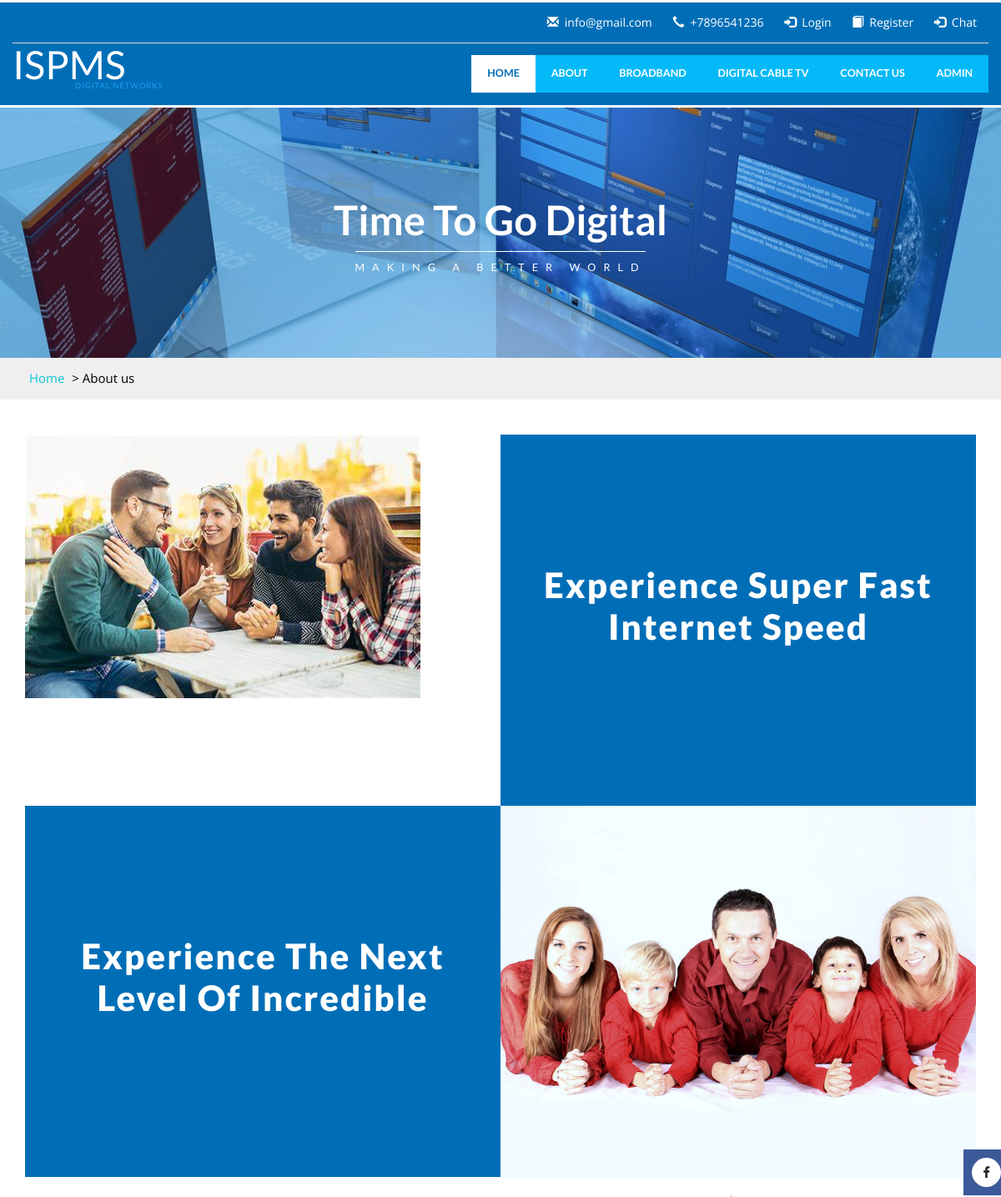
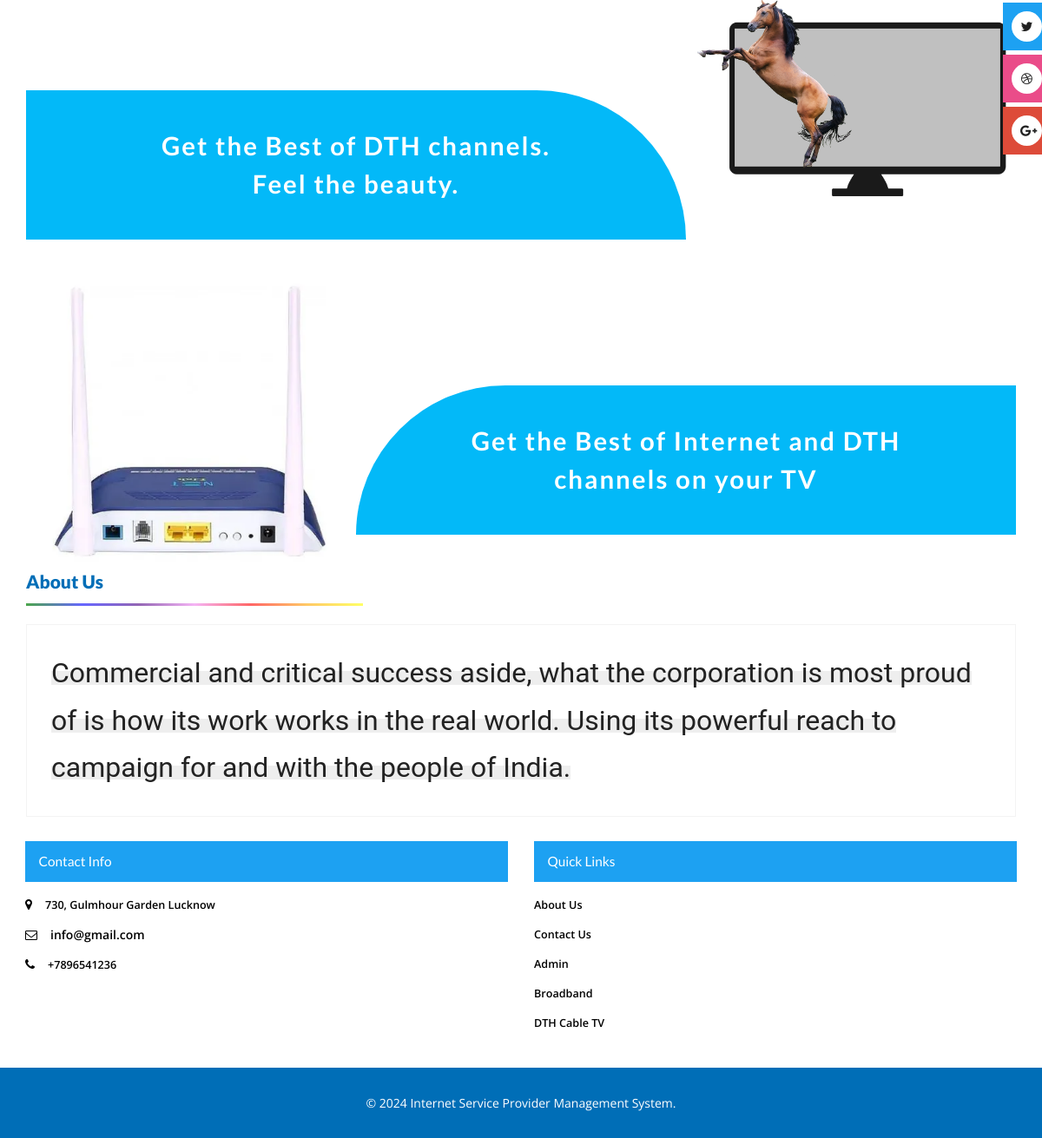
Page /about.php on the committed database (2 pictures, top to bottom).
### tables this page shows
CREATE TABLE `tblpage` (
  `ID` int(10) NOT NULL,
  `PageType` varchar(200) DEFAULT NULL,
  `PageTitle` mediumtext DEFAULT NULL,
  `PageDescription` mediumtext DEFAULT NULL,
  `Email` varchar(200) DEFAULT NULL,
  `MobileNumber` bigint(10) DEFAULT NULL,
  `UpdationDate` date DEFAULT NULL
);

### about.php (the view, shortened to what this page needs)
<?php
include('includes/dbconnection.php');
?>
<!DOCTYPE html>
<html>
<head>
    <link href="css/bootstrap.css" rel="stylesheet" type="text/css" media="all" />
	<link href="css/popuo-box.css" rel="stylesheet" type="text/css" media="all" />
    <link href="css/font-awesome.css" rel="stylesheet" type="text/css" media="all" />
    <link href="css/about.css" rel="stylesheet" type="text/css" media="all" />
    <link href="css/style.css" rel="stylesheet" type="text/css" media="all" />
</head>
<body>
<?php include_once('includes/header.php');?>
    <div class="w3ls-banner text-center">
        <div class="container">
            <h2 class="wthree-title">time to go digital</h2>
            <h3 class="wthree-subtitle">making a better world</h3>
        </div>
    </div>
    <div class="w3layouts-breadcrumbs text-center">
        <div class="container">
            <span class="agile-breadcrumbs"><a href="index.php">Home</a> > <span>About us</span></span>
        </div>
    </div>
    <div class="container">
        <div class="w3ls-section w3_agileits-about" id="services">
            <div class="main-about-w3ls-txt">
                <div class="col-md-6 col-sm-6 col-xs-6 agileinfo-about-img">
                    <img src="images/a4.jpg" class="img-responsive" alt="">
                </div>
                <div class="col-md-6 col-sm-6 col-xs-6 agileinfo-about-txt">
                    <h4 class="info">Experience super fast Internet speed</h4>
                </div>
            </div>
			 <div class="main-about-w3ls-txt">
                <div class="col-md-6 col-sm-6 col-xs-6 agileinfo-about-txt">
                    <h4 class="info">Experience the next level of incredible</h4>
                </div>
				<div class="col-md-6 col-sm-6 col-xs-6 agileinfo-about-img">
                    <img src="images/dth.jpg" class="img-responsive" alt="">
                </div>
            </div>
            <div class="main-about-w3ls">
                <div class="col-md-8 col-sm-8 col-xs-8 agileinfo-about abt-rad">
                    <h4 class="info">Get the Best of DTH channels.<br>Feel the beauty.</h4>
                </div>
                <div class="col-md-4 col-sm-4 col-xs-4 agileinfo-about-img abt-w3ls-btmimg">
                    <img src="images/p1.png" class="img-responsive" alt="">
                </div>
                <div class="col-md-4 col-sm-4 col-xs-4 agileinfo-about-img abt-w3ls-btmimg">
                    <img src="images/about2.png" class="img-responsive" alt="">
                </div>
                <div class="col-md-8 col-sm-8 col-xs-8 agileinfo-about">
                    <h4 class="info">Get the Best of Internet and DTH channels on your TV</h4>
                </div>
<div class="team agileits-w3layouts" id="team">
	<h4 class="w3ls-inner-title">About Us</h4>
		<div class="team-w3ls">
			<div class="col-md-12 col-sm-6 col-xs-6 team-grid w3_agileits">
				<?php
$sql="SELECT * from  tblpage where PageType='aboutus'";
$query = $dbh -> prepare($sql);
$query->execute();
$results=$query->fetchAll(PDO::FETCH_OBJ);
$cnt=1;
if($query->rowCount() > 0)
{
foreach($results as $row)
{               ?>
					<p><?php  echo $row->PageDescription;?></p>
			</div>
			<?php $cnt=$cnt+1;}} ?>
		</div>
	</div>
            </div>
        </div>
    </div>
  	<?php include_once('includes/footer.php');?>
</body>
</html>

### includes/header.php (shortened to what this page needs)
<?php
include('includes/dbconnection.php');
?>
<div class="header">
        <div class="container-fluid">
            <div class="header-grid">
                <div class="header-grid-left">
                    <ul><?php
$sql="SELECT * from tblpage where PageType='contactus'";
$query = $dbh -> prepare($sql);
$query->execute();
$results=$query->fetchAll(PDO::FETCH_OBJ);
$cnt=1;
if($query->rowCount() > 0)
{
foreach($results as $row)
{               ?>
                        <li><i class="glyphicon glyphicon-envelope" aria-hidden="true"></i><a href="index.php"><?php  echo htmlentities($row->Email);?></a></li>
                        <li><i class="glyphicon glyphicon-earphone" aria-hidden="true"></i>+<?php  echo htmlentities($row->MobileNumber);?></li><?php $cnt=$cnt+1;}} ?>
                        <?php if (strlen($_SESSION['ispmsuid']==0)) {?>
                        <li><i class="glyphicon glyphicon-log-in" aria-hidden="true"></i><a href="#" class="login" data-toggle="modal" data-target="#myModal4">Login</a></li>
                        <li><i class="glyphicon glyphicon-book" aria-hidden="true"></i><a href="#" class="login reg"  data-toggle="modal" data-target="#myModal5">Register</a></li><?php } ?>
                        <li><i class="glyphicon glyphicon-log-in" aria-hidden="true"></i><a href="chat.html" class="login" data-toggle="modal" data-target="#myModal4">Chat</a></li>
                    </ul>
                </div>
                <div class="clearfix"> </div>
            </div>
            <div class="logo-nav">
                <div class="logo-nav-left">
                    <h1><a href="index.php">ISPMS<span>digital networks</span></a></h1>
                </div>
                <div class="logo-nav-left1">
                    <nav class="navbar navbar-default">
                        <div class="collapse navbar-collapse" id="bs-megadropdown-tabs">
                            <ul class="nav navbar-nav">
                                <li class="active"><a href="index.php">Home</a></li>
                                <li class="agileits dropdown"><a href="about.php">About</a></li>
                                <li><a href="bbplan.php">Broadband</a></li>
                                <li><a href="dthplan.php">Digital Cable TV</a></li>
                                <li><a href="contact.php">contact us</a></li>
                                  <?php if (strlen($_SESSION['ispmsuid']==0)) {?>
                                <li><a href="admin/login.php">Admin</a></li>
                            <?php } ?>
                            </ul>
                        </div>
                    </nav>
                </div>
            </div>
        </div>
    </div>
    <div class="general_social_icons">
        <nav class="wthree-social">
            <ul>
                <li class="w3_facebook"><a href="#"> <i class="fa fa-facebook"></i>Facebook</a></li>
                <li class="w3_twitter"><a href="#"><i class="fa fa-twitter"></i>Twitter </a></li>
                <li class="w3_dribbble"><a href="#"> <i class="fa fa-dribbble"></i>Dribbble</a></li>
                <li class="w3_g_plus"><a href="#"><i class="fa fa-google-plus"></i>Google+ </a></li>
            </ul>
        </nav>
    </div>

### includes/footer.php
    <div class="footer">
        <div class="agile_footer_grids">
            <div class="col-md-6 col-sm-6 col-xs-6 w3_footer_grid agile_footer_grids_w3_footer">
                <div class="w3_footer_grid_bottom contact">
                    <h3>Contact Info</h3>
                    <ul>
                        <?php
$sql="SELECT * from  tblpage where PageType='contactus'";
$query = $dbh -> prepare($sql);
$query->execute();
$results=$query->fetchAll(PDO::FETCH_OBJ);
$cnt=1;
if($query->rowCount() > 0)
{
foreach($results as $row)
{               ?>
                        <li><span class="fa fa-map-marker" aria-hidden="true"></span><p><?php  echo $row->PageDescription;?></p></li>
                        <li><span class="fa fa-envelope-o" aria-hidden="true"></span><?php  echo $row->Email;?></li>
                        <li><span class="fa fa-phone" aria-hidden="true"></span><p>+<?php  echo $row->MobileNumber;?></p></li>
                    </ul><?php $cnt=$cnt+1;}} ?>
                </div>
            </div>
            <div class="col-md-6 col-sm-6  col-xs-6 w3_footer_grid agile_footer_grids_w3_footer">
                <div class="w3_footer_grid_bottom contact">
                    <h3>Quick links</h3>
                    <ul class="w3_footer_grid_list">
                    <li><a href="about.php">About us</a></li>
                    <li><a href="contact.php">Contact Us</a></li>
                    <li><a href="admin/login.php">Admin</a></li>
                    <li><a href="bbplan.php">Broadband</a></li>
                    <li><a href="dthplan.php">DTH Cable TV</a></li>
                </ul>
                </div>
            </div>
            <div class="clearfix"> </div>
        </div>
        <div class="wthree_footer_copy">
            <p>© 2024 Internet Service Provider Management System.</p>
        </div>
    </div>

### css/about.css (style rules this page uses)
.agileinfo-about { background: #03b9f8; padding: 3em 2em; border-radius: 60px 0 60px 0; margin: 5em 0; }
h4.info { color: #ffffff; font-size: 2.1em; font-weight: 600; letter-spacing: 2px; line-height: 1.2; text-align: center; }
.agileinfo-about-img { padding: 0; }
.agileinfo-about-txt { padding: 0; background: #006eb7; min-height: 403px; }
.agileinfo-about-txt h4 { margin: 2.9em 0 0; text-transform: capitalize; font-weight: 800; font-size: 3em; }

### rows in the picture
tblpage: Email "info@gmail.com", MobileNumber "7896541236", PageDescription "730, Gulmhour Garden Lucknow"
tblpage: PageDescription "Commercial and critical success aside, what the corporation is most proud of is how its work works in the real world. Using its powerful reach to campaign for and with the people of India."
